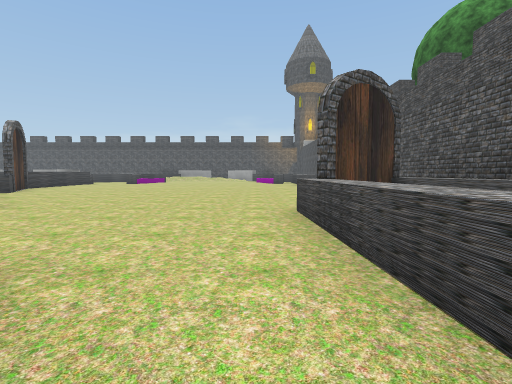
View 1 (above)

18 first-person views from a walk through a 3-D level made in the Unity game engine. The camera is 1.2 m above the floor, tilts 4° down and sees 85° across. The floor is counted in squares, 2 m on a side. Each view is taken from the middle of a square. On the plan, view 1 faces up. The plan holds only what a view shows up to about 9 squares ahead; the rest is blank. The place goes on beyond the plan. Some trees and plants on the terrain are drawn as simple stand-ins. Some surface patterns are stand-ins.

View 2
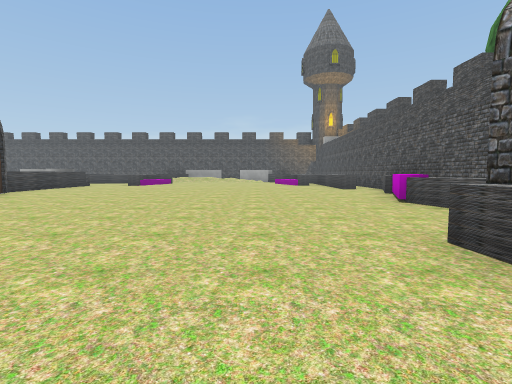

View 3
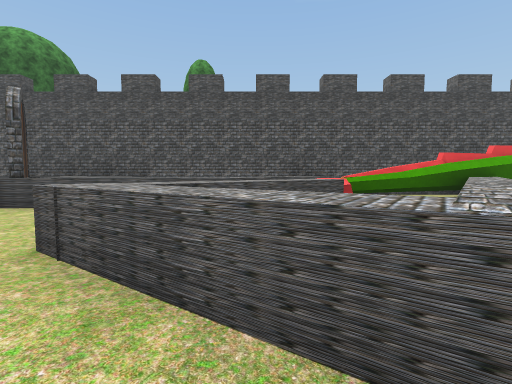

View 4
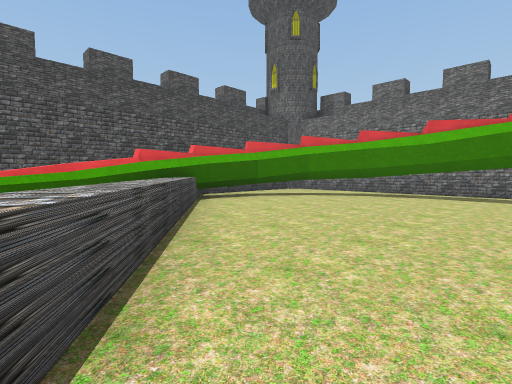

View 5
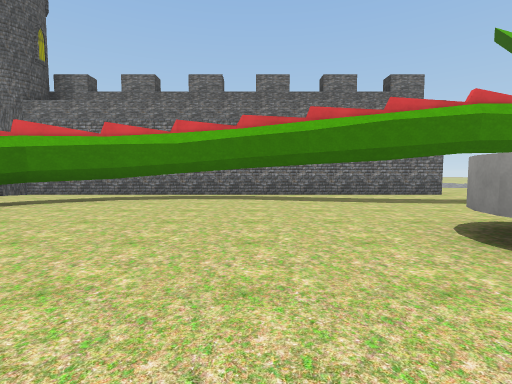

View 6
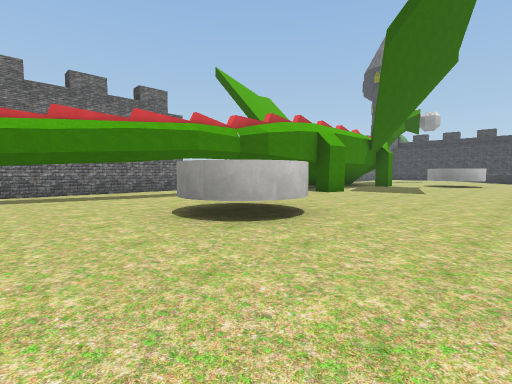

View 7
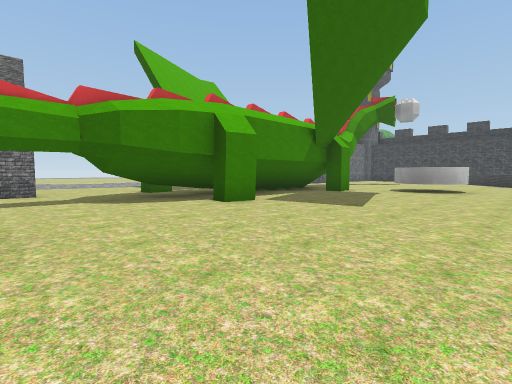

View 8
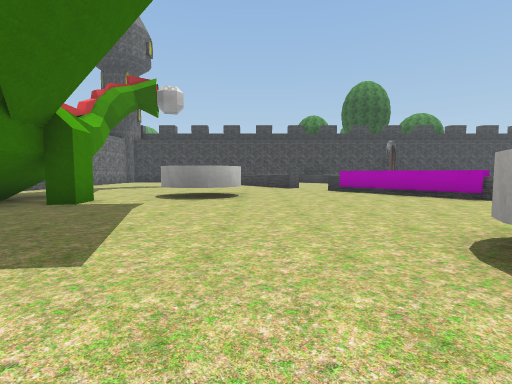

View 9
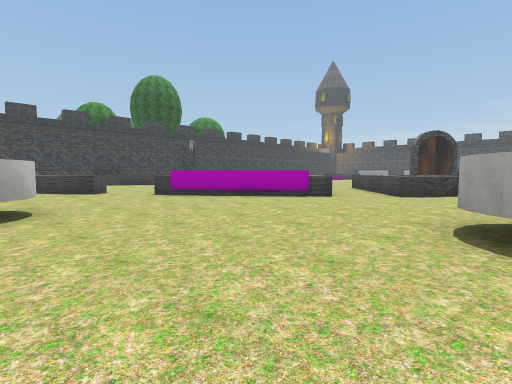

View 10
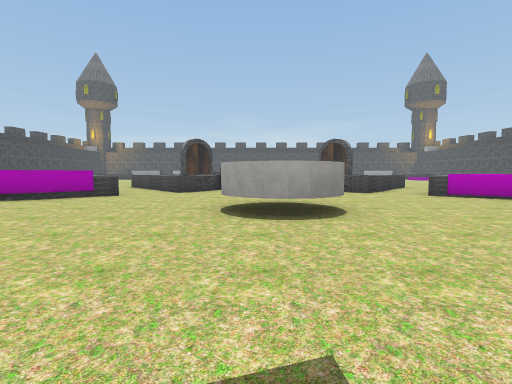

View 11
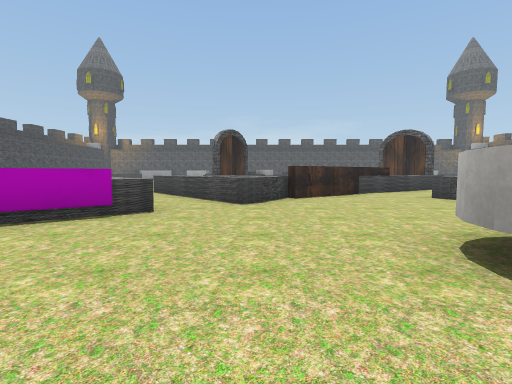

View 12
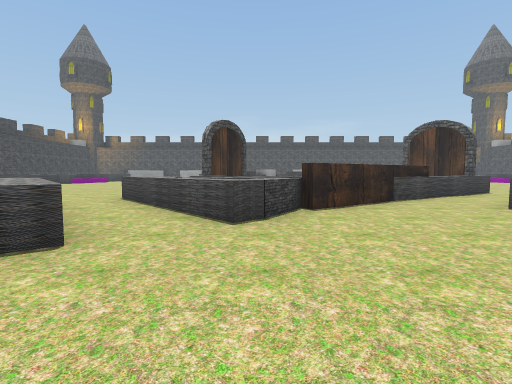

View 13
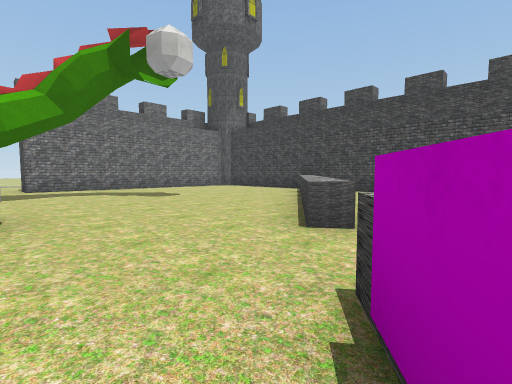

View 14
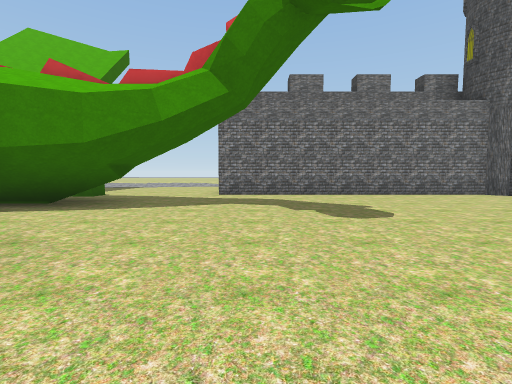

View 15
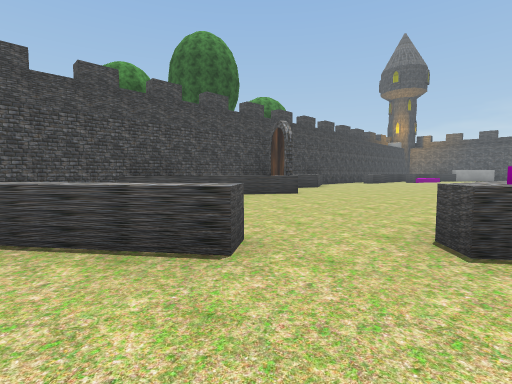

View 16
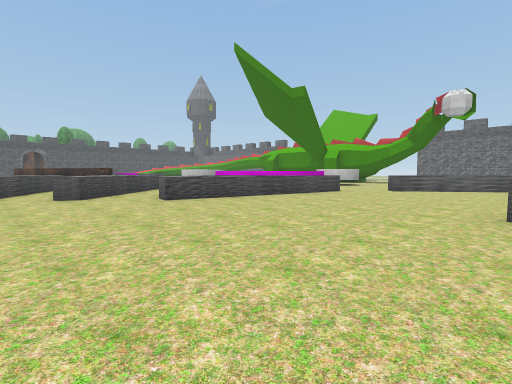

View 17
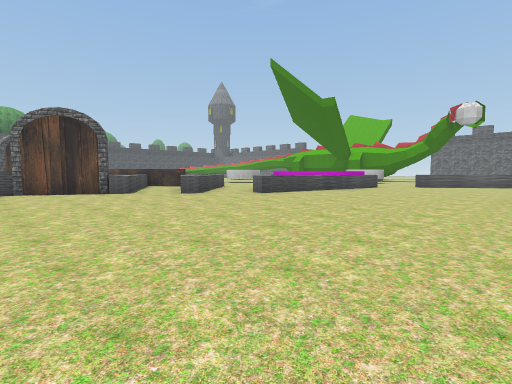

View 18
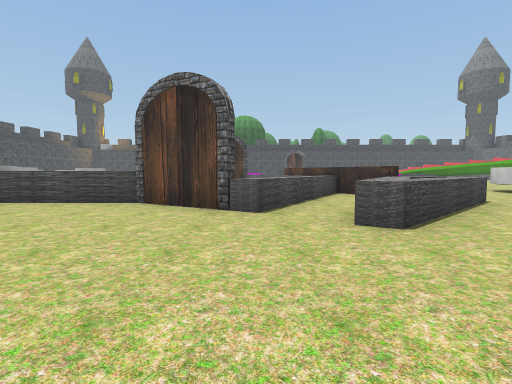

### Floor plan
Key: @ floor where view 1 was taken; # wall or solid block; . floor; / step, stairs or slope; = window, fence, low wall or low ledge; ^ raised ledge; v drop or lower ground; G gate; O other object.
Columns run from 25 left of view 1 to 4 right of it. Each row starts with its distance up from view 1.
 11  ..........^    ^...........^#
 10  .........GG    GG..........^#
  9  .........G      G..........^#
  8  .........^      ^.........^ #
  7  .......=..^^  ^^. ........^^#
  6  .......^^^.^^^=.^ ^........^#
  5  ......^.^^O^#..^   ^......GG#
  4 G......^^.^O...OO^.  .....G ^#
  3 ^^....^ ^^......^.^   ....^  #
  2 ^.....^ ^^........^    ...^  #
  1  .....^^^..........^  .^^.^  #
  0  .....^......^^....  .^v^@/^ #
 -1   ...........^^...    ^vv ==^#
 -2   .^^..................^^ ^#=#
 -3   ^^....................^^v^ #
 -4  ^.....^^.................^###
 -5 ^......^^.........^^^......##
 -6 ...................^........#
 -7  ........######............##
 -8 ........#########.........##
 -9 ........##    #  ...  #####
-10 .........#    #........#### #
-11 #######...     ..############
-12       ....     ...
-13                 ..

Positions as (right, up) in squares from view 1, and headings:
1: (0, 0), facing up
2: (-1, 2), facing up
3: (-4, 0), facing right
4: (-3, -2), facing down-right
5: (-3, -3), facing down
6: (-3, -2), facing down-left
7: (-7, -2), facing down-left
8: (-10, -3), facing left
9: (-12, -4), facing up-left
10: (-12, -5), facing up
11: (-14, -2), facing up
12: (-14, 0), facing up
13: (-18, 0), facing down-left
14: (-20, -3), facing down
15: (-19, -3), facing up-left
16: (-24, 8), facing down-right
17: (-24, 11), facing down-right
18: (-20, 8), facing right
